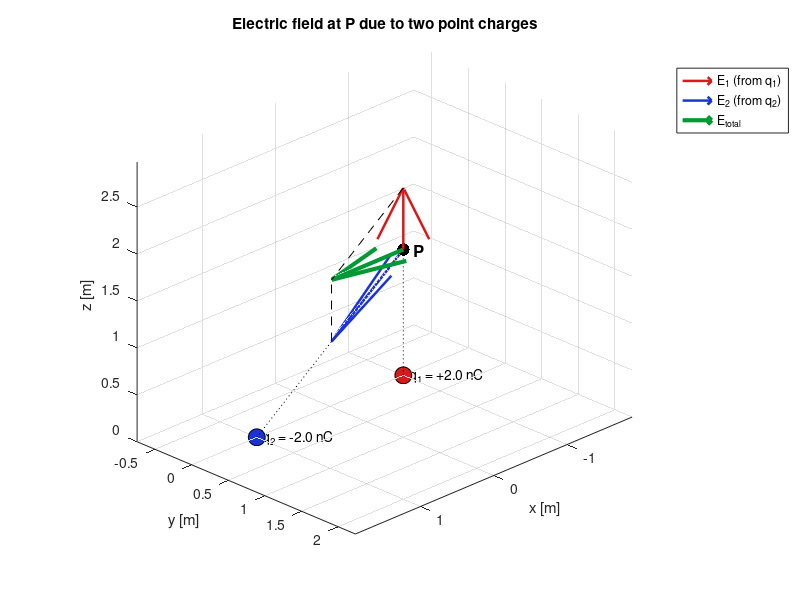

Write MATLAB code to recreate this figure.
%% Electric field at point P due to two point charges (3D)
clear; clc; close all;

%% ---------------- Inputs ----------------
k  = 8.9875517923e9;          % Coulomb constant [N*m^2/C^2]

q1 = 2e-9;   r1 = [-1, 0, 0];   % charge 1 [C], position [m]
q2 = -2e-9;   r2 = [1, 0, 0]; % charge 2 [C], position [m]

Px = 0; Py = 1; Pz = 2;      % field point P [m]
P  = [Px Py Pz];

%% ---------------- Field calculation ----------------
% E = k*q*(P - r)/|P - r|^3
fieldFrom = @(q, r) k * q * (P - r) / norm(P - r)^3;

E1 = fieldFrom(q1, r1);          % field due to q1 at P
E2 = fieldFrom(q2, r2);          % field due to q2 at P
E  = E1 + E2;                    % superposition

fprintf('E1    = [%9.3f %9.3f %9.3f] N/C, |E1|    = %.3f N/C\n', E1, norm(E1));
fprintf('E2    = [%9.3f %9.3f %9.3f] N/C, |E2|    = %.3f N/C\n', E2, norm(E2));
fprintf('Etot  = [%9.3f %9.3f %9.3f] N/C, |Etot|  = %.3f N/C\n', E,  norm(E));

%% ---------------- Visualization ----------------
figure('Color','w','Name','Electric field at P'); hold on; grid on; axis equal;
xlabel('x [m]'); ylabel('y [m]'); zlabel('z [m]');
title('Electric field at P due to two point charges');
view(135, 25);

% Scale arrows so the largest one has a length comparable to the scene size
allPts   = [r1; r2; P];
sceneLen = max(max(allPts) - min(allPts));
maxE     = max([norm(E1), norm(E2), norm(E)]);
s        = 0.6 * sceneLen / maxE;      % arrow scale factor (m per N/C)

% Charges (red = positive, blue = negative)
chargeColor = @(q) (q > 0) * [0.85 0.1 0.1] + (q <= 0) * [0.1 0.2 0.85];
scatter3(r1(1), r1(2), r1(3), 150, chargeColor(q1), 'filled', 'MarkerEdgeColor','k');
scatter3(r2(1), r2(2), r2(3), 150, chargeColor(q2), 'filled', 'MarkerEdgeColor','k');
text(r1(1), r1(2), r1(3), sprintf('  q_1 = %+.1f nC', q1*1e9), 'FontSize', 10);
text(r2(1), r2(2), r2(3), sprintf('  q_2 = %+.1f nC', q2*1e9), 'FontSize', 10);

% Field point
scatter3(Px, Py, Pz, 80, 'k', 'filled');
text(Px, Py, Pz, '  P', 'FontSize', 12, 'FontWeight', 'bold');

% Dashed lines from each charge to P
plot3([r1(1) Px], [r1(2) Py], [r1(3) Pz], 'k:');
plot3([r2(1) Px], [r2(2) Py], [r2(3) Pz], 'k:');

% Field vectors drawn at P (autoscale off so lengths are true to scale)
h1 = quiver3(Px, Py, Pz, s*E1(1), s*E1(2), s*E1(3), 0, ...
    'Color', chargeColor(q1), 'LineWidth', 1.8, 'MaxHeadSize', 0.5);
h2 = quiver3(Px, Py, Pz, s*E2(1), s*E2(2), s*E2(3), 0, ...
    'Color', chargeColor(q2), 'LineWidth', 1.8, 'MaxHeadSize', 0.5);
h3 = quiver3(Px, Py, Pz, s*E(1),  s*E(2),  s*E(3),  0, ...
    'Color', [0 0.6 0.2], 'LineWidth', 3, 'MaxHeadSize', 0.5);

% Parallelogram showing the vector addition E1 + E2
plot3(Px + s*[E1(1), E(1)], Py + s*[E1(2), E(2)], Pz + s*[E1(3), E(3)], 'k--');
plot3(Px + s*[E2(1), E(1)], Py + s*[E2(2), E(2)], Pz + s*[E2(3), E(3)], 'k--');

legend([h1 h2 h3], {'E_1 (from q_1)', 'E_2 (from q_2)', 'E_{total}'}, ...
       'Location','northeastoutside');

hold off;
